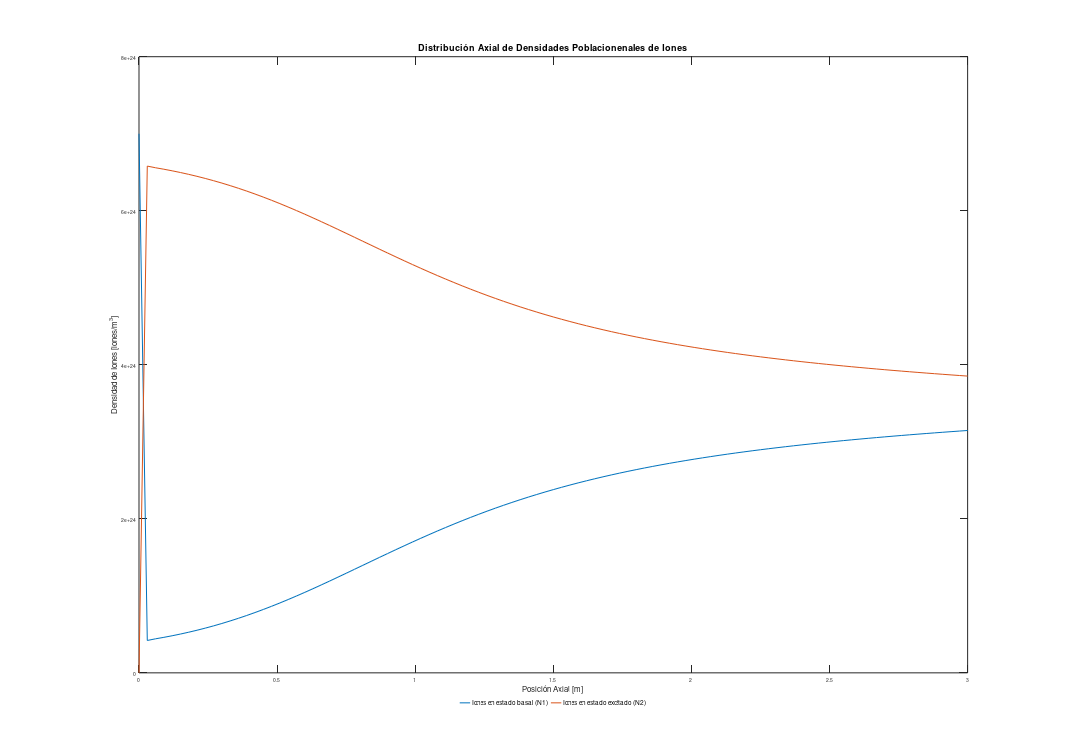

The MATLAB source for this figure:
clear all; close all; clc

set( gcf,'PaperSize',[29.7 21.0], 'PaperPosition',[0 0 29.7 21.0])
% SAVE:
% print -dpdf 'NAME'

% DAT = [lambdas Gain01 lambdas Gain11a frecuencias NF01 NF11a];
load("MatlabSigGains.mat")
load("ModeGainsandNFs.mat")
load("AmplifiedSignals.mat");
load('MatlabEDFA_Pump01.mat');
load('MatlabS01.mat') ; load('MatlabS11_a.mat');

%% GANANCIAS

% figure(1)

% plot(DAT(:,1).*1e9,DAT(:,2), "DisplayName","LP01 - Simulador Matlab" , Color= '#0072BD') ; hold on
% plot(AmplifiedSignals(:,3),fliplr(ModeGainsandNFs(:,2)),"DisplayName","LP01 - VPIPhotonics" , LineStyle="--", Color= '#0072BD' ) ; 
% plot(DAT(:,1).*1e9,DAT(:,4),  "DisplayName","LP11a - Simulador Matlab", "Color", '#D95319' )
% plot(AmplifiedSignals(:,1),fliplr(ModeGainsandNFs(:,6)),"DisplayName","LP11a - VPIPhotonics", LineStyle="--" , Color='#D95319') 
% xlabel('Longitud de Onda [nm]') ; ylabel('Magnitud [dB]') ; title("Ganancia EDFA con Bombeo en LP01") ; 
% legend('Location', 'southoutside','Orientation','horizontal','Box','off')
% 
% DG01 =  abs(DAT(:,2) - fliplr(ModeGainsandNFs(:,2))) ;
% DG11 = abs(DAT(:,4) - fliplr(ModeGainsandNFs(:,6))) ;
%     % Diferencia de Ganancias
% yyaxis right
% ylabel('Diferencia de Ganancias')
% plot(DAT(:,1).*1e9 , DG01 ,  "-o" , DisplayName = "DG - LP01" , Color='#0072BD')
% plot(DAT(:,1).*1e9 , DG11 ,  "-o" , DisplayName = "DG - LP11a" , Color='#D95319')
% ylim([0, 2]) ; grid minor
% 



%% NOISE FIGURE
% figure(2)
% 
% plot(DAT(:,1).*1e9,DAT(:,6), "DisplayName","LP01 - Simulador" , Color= '#0072BD') ; 
% hold on
% plot(AmplifiedSignals(:,1),fliplr(ModeGainsandNFs(:,4)),"DisplayName","LP01 - VPIPhotonics" , LineStyle="--", Color= '#0072BD' ) ; 
% plot(DAT(:,1).*1e9,DAT(:,7),  "DisplayName","LP11a - Simulador", "Color", '#D95319' )
% plot(AmplifiedSignals(:,1),fliplr(ModeGainsandNFs(:,8)),"DisplayName","LP11a - VPIPhotonics", LineStyle="--" , Color='#D95319') 
% xlabel('Longitud de Onda [nm]') ; ylabel('Noise Figure [dB]') ; title("Comparación de NF obtenidas mediante Simulador y VPIphotonics") ; 
% legend('Location', 'southoutside','Orientation','horizontal','Box','off')



% VPISignal(end,1) = VPISignal(end,1)/1e10;
% zVPI = VPISignal(:,1);
% %lambda = DAT(1,1);  % ORDENADOS DE MAYOR A MENOR, IGUAL QE LOS DE VPISIGNAL
% 
% 
% colors = ["#0072BD" , "#D95319" , "#EDB120" , "#7E2F8E" , "#77AC30" , "#4DBEEE" , "#A2142F"];
% 
% for i = 0
%     lambda = DAT(1+i,1);
%     plot(z,S01(1+i,:), "DisplayName",strcat("LP01 - Simulador @", int2str(lambda*1e9) , "nm"), Color= colors(i+1)) ; 
%     hold on
%     plot(zVPI,VPISignal_01(:,1+i),"DisplayName",strcat("LP01 - VPIPhotonics",int2str(lambda*1e9) , "nm" ) , LineStyle="--", Color= colors(i+1) ) ;
% end
% %plot(DAT(:,1).*1e9,DAT(:,7),  "DisplayName","LP11a - Simulador", "Color", '#D95319' )
% %plot(AmplifiedSignals(:,1),fliplr(ModeGainsandNFs(:,8)),"DisplayName","LP11a - VPIPhotonics", LineStyle="--" , Color='#D95319') 
% xlabel('Posición en EDFA [m]') ; ylabel('Potencia [dBm]') ; title("Comparación de Evolución Potencias obtenidas mediante Simulador y VPIphotonics") ; 
% legend('Location', 'southoutside','Orientation','horizontal','Box','off')


%% Propagación

load('VPI_EDFAmm_axialdist.mat') % Bombeo LP01


%               Propagación SEÑAL LP01
% figure(3)
% 
% z = linspace(0,3,length(S01(1,:)));
% zvpi = linspace(0,3,length(vpiedfamm.axialdist.Sig.LP_01(:,1)));
% 
% 
% for i=0:6
%     plot(z , EDFA.Nucleo1.signal.Potencia_dBm.LP_01(1+3*i,:) , "DisplayName", strcat(int2str(DAT(1+3*i,1)*1e9) , " nm")) ; hold on
%     % plot(z , S01(2,:)) 
%     % plot(z , S01(3,:)) 
% end
% set(gca,'ColorOrderIndex',1,'FontSize',13)
% for i=0:6
%     plot(zvpi , vpiedfamm.axialdist.Sig.LP_01(:,1+3*i) , "DisplayName", strcat(int2str(DAT(1+3*i,1)*1e9) , " nm") , LineStyle="--" )
%     % plot(zvpi , vpiedfamm.axialdist.Sig.LP_01(:,2) , LineStyle="--")
%     % plot(zvpi , vpiedfamm.axialdist.Sig.LP_01(:,3) , LineStyle="--")
% end
% legend('Location', 'southoutside','Orientation','horizontal','Box','off', "NumColumns" , 7,'FontSize',13)
% xlabel('Posición Axial [m]','FontSize',16) ; ylabel('Potencia [dBm]','FontSize',16); title('Distribución Axial de la Potencia de Señal LP01','FontSize',18)
% annotation('textbox', [0.04, 0.1595, 0, 0], 'string', 'Matlab','FontSize',13)
% annotation('textbox', [0.04, 0.131, 0, 0], 'string', 'VPIphotonics','FontSize',13)
% % % % SAVE:
% set( gcf,'PaperSize',[29.7 21.0], 'PaperPosition',[0 0 29.7 21.0])
% print -dpdf 'PotenciaSignalPumpLP01'


%               Propagacion SEÑAL LP11

% z = linspace(0,3,length(S01(1,:)));
% zvpi = linspace(0,3,length(vpiedfamm.axialdist.Sig.LP_01(:,1)));
% 
% 
% for i=0:6
%     plot(z , EDFA.Nucleo1.signal.Potencia_dBm.LP_11_a(1+3*i,:) , "DisplayName", strcat(int2str(DAT(1+3*i,1)*1e9) , " nm")) ; hold on
%     % plot(z , S01(2,:)) 
%     % plot(z , S01(3,:)) 
% end
% set(gca,'ColorOrderIndex',1,'FontSize',13)
% for i=0:6
%     plot(zvpi , vpiedfamm.axialdist.Sig.LP_11a(:,1+3*i) , "DisplayName", strcat(int2str(DAT(1+3*i,1)*1e9) , " nm") , LineStyle="--" )
%     % plot(zvpi , vpiedfamm.axialdist.Sig.LP_01(:,2) , LineStyle="--")
%     % plot(zvpi , vpiedfamm.axialdist.Sig.LP_01(:,3) , LineStyle="--")
% end
% legend('Location', 'southoutside','Orientation','horizontal','Box','off', "NumColumns" , 7,'FontSize',13)
% xlabel('Posición Axial [m]','FontSize',16) ; ylabel('Potencia [dBm]','FontSize',16); title('Distribución Axial de la Potencia de Señal LP11a','FontSize',18)
% annotation('textbox', [0.04, 0.1595, 0, 0], 'string', 'Matlab','FontSize',13)
% annotation('textbox', [0.04, 0.131, 0, 0], 'string', 'VPIphotonics','FontSize',13)
% % % % SAVE:
% set( gcf,'PaperSize',[29.7 21.0], 'PaperPosition',[0 0 29.7 21.0])
% print -dpdf 'PotenciaSignal11aPumpLP01'


%               Propagación Bombeo

% z = linspace(0,3,length(S01(1,:)));
% zvpi = linspace(0,3,length(vpiedfamm.axialdist.Sig.LP_01(:,1)));
% 
% set(gca,'ColorOrderIndex',1,'FontSize',13)
% plot(z , EDFA.Nucleo1.pump.Potencia_dBm.LP_01(1,:) , "DisplayName", "Matlab") ; hold on
% 
% plot(zvpi , vpiedfamm.axialdist.Pump(:,1) , "DisplayName", "VPIphotonics" )% ,LineStyle="--" )
% 
% 
% legend('Location', 'southoutside','Orientation','horizontal','Box','off', "NumColumns" , 7,'FontSize',13)
% xlabel('Posición Axial [m]','FontSize',16) ; ylabel('Potencia [dBm]','FontSize',16); title('Distribución Axial de la Potencia de Bombeo LP01','FontSize',18)
% % % % SAVE:
% set( gcf,'PaperSize',[29.7 21.0], 'PaperPosition',[0 0 29.7 21.0])
% print -dpdf 'PotenciaPumpLP01'


%% %               Propagación ASE , OSNR , NF
vpiasePos = [7 , 10 , 13, 17, 20, 22, 25];

Pan = EDFA.Nucleo1.Pan;
Pap = EDFA.Nucleo1.Pap;
z = linspace(0,3,length(S01(1,:)));
zvpi = linspace(0,3,length(vpiedfamm.axialdist.Sig.LP_01(:,1)));

% % % % ASE+ Matlab

% for i=0:6
%     plot(z , Pap.LP_01(1+3*i,:) , "DisplayName", strcat(int2str(DAT(1+3*i,1)*1e9) , " nm")) ; hold on
% end
% ASE+ VPI

% set(gca,'ColorOrderIndex',1,'FontSize',13)
% for i=1:length(vpiasePos)
%     plot(zvpi , vpiedfamm.axialdist.ASE.LP_01(:,vpiasePos(i)) , "DisplayName", strcat(int2str(vpiedfamm.ASElam(1,vpiasePos(i))*1e9) , " nm") , LineStyle="--" )
% end
% 
% maxAseDif = -100000;
% for i = 0:6
%     if maxAseDif < abs( Pap.LP_01(1+3*i,end) - vpiedfamm.axialdist.ASE.LP_01(end,vpiasePos(i+1)) )
%         maxAseDif = abs( Pap.LP_01(1+3*i,end) - vpiedfamm.axialdist.ASE.LP_01(end,vpiasePos(i+1)) ) ;
%         maxdiffLambda = (DAT(1+3*i,1)*1e9);
%     end
% end
% % % % %dB
% for i = 0:6
%     if maxAseDif < abs( 1e-3*10.^(Pap.LP_01(1+3*i,end)) - 1e-3*10.^(vpiedfamm.axialdist.ASE.LP_01(end,vpiasePos(i+1))) )
%         maxAseDifdB = 10*log10( abs( 1e-3*10.^(Pap.LP_01(1+3*i,end)) - 1e-3*10.^(vpiedfamm.axialdist.ASE.LP_01(end,vpiasePos(i+1))) )/1e3) ;
%         maxdiffLambda = (DAT(1+3*i,1)*1e9);
%     end
% end
% 
% legend('Location', 'southoutside','Orientation','horizontal','Box','off', "NumColumns" , 7,'FontSize',13)
% xlabel('Posición Axial [m]','FontSize',16) ; ylabel('Potencia [dBm]','FontSize',16); title('Distribución Axial de la Potencia de Ruido ASE+ en modo LP01','FontSize',18)
% ylim([-60 -10])
% annotation('textbox', [0.04, 0.1595, 0, 0], 'string', 'Matlab','FontSize',13)
% annotation('textbox', [0.04, 0.131, 0, 0], 'string', 'VPIphotonics','FontSize',13)
% % % SAVE:
% set( gcf,'PaperSize',[29.7 21.0], 'PaperPosition',[0 0 29.7 21.0])
% print -dpdf 'PotenciaASEP01Pump01'

    % LP11a

% for i=0:6
%     plot(z , Pap.LP_11_a(1+3*i,:) , "DisplayName", strcat(int2str(DAT(1+3*i,1)*1e9) , " nm")) ; hold on
% end
% % ASE+ VPI
% 
% set(gca,'ColorOrderIndex',1 ,'FontSize',13)
% for i=1:length(vpiasePos)
%     plot(zvpi , vpiedfamm.axialdist.ASE.LP_11a(:,vpiasePos(i)) , "DisplayName", strcat(int2str(vpiedfamm.ASElam(1,vpiasePos(i))*1e9) , " nm") , LineStyle="--" )
% end
% 
% legend('Location', 'southoutside','Orientation','horizontal','Box','off', "NumColumns" , 7,'FontSize',13)
% xlabel('Posición Axial [m]','FontSize',16) ; ylabel('Potencia [dBm]','FontSize',16); title('Distribución Axial de la Potencia de Ruido ASE+ en modo LP11a','FontSize',18)
% ylim([-60 -10])
% 
% maxAseDif = -100000;
% for i = 0:6
%     if maxAseDif < abs( Pap.LP_11_a(1+3*i,end) - vpiedfamm.axialdist.ASE.LP_11a(end,vpiasePos(i+1)) )
%         maxAseDif = abs( Pap.LP_11_a(1+3*i,end) - vpiedfamm.axialdist.ASE.LP_11a(end,vpiasePos(i+1)) ) ;
%         maxdiffLambda = (DAT(1+3*i,1)*1e9);
%     end
% end
% % SAVE:
% set( gcf,'PaperSize',[29.7 21.0], 'PaperPosition',[0 0 29.7 21.0])
% print -dpdf 'PotenciaASEP01+-Pump01'
% annotation('textbox', [0.04, 0.1595, 0, 0], 'string', 'Matlab','FontSize',13)
% annotation('textbox', [0.04, 0.131, 0, 0], 'string', 'VPIphotonics','FontSize',13)
% % % SAVE:
% set( gcf,'PaperSize',[29.7 21.0], 'PaperPosition',[0 0 29.7 21.0])
% print -dpdf 'PotenciaASEP11aPump01'

%               Propagación ASE + -

% Pan = EDFA.Nucleo1.Pan;
% Pap = EDFA.Nucleo1.Pap;
% Pase = EDFA.Nucleo1.Pase;
% 
% z = linspace(0,3,length(S01(1,:)));
% zvpi = linspace(0,3,length(vpiedfamm.axialdist.Sig.LP_01(:,1)));
% 
% % %%    LP01
% % ASE+ Matlab
% for i=0:6
%     plot(z , Pap.LP_01(1+3*i,:) , "DisplayName", strcat(int2str(DAT(1+3*i,1)*1e9) , " nm")) ; hold on
% end
% 
% % ASE- Matlab
% set(gca,'ColorOrderIndex',1,'FontSize',13)
% for i=0:6
%     plot(z , Pan.LP_01(1+3*i,:) , '--' , "DisplayName", strcat(int2str(DAT(1+3*i,1)*1e9) , " nm") ) ; hold on
% end
% 
% legend('Location', 'southoutside','Orientation','horizontal','Box','off', "NumColumns" , 7,'FontSize',13)
% xlabel('Posición Axial [m]','FontSize',16) ; ylabel('Potencia [dBm]','FontSize',16); title('Distribución Axial de Ruido ASE Total en modo LP01','FontSize',18)
% ylim([-60 -10])
% annotation('textbox', [0.1, 0.156, 0, 0], 'string', 'ASE(+)')
% annotation('textbox', [0.1, 0.129, 0, 0], 'string', 'ASE(-)')
% % % SAVE:
% set( gcf,'PaperSize',[29.7 21.0], 'PaperPosition',[0 0 29.7 21.0])
% print -dpdf 'PotenciaASEP01+-Pump01'

% %%    LP11a

% for i=0:6
%     plot(z , Pap.LP_11_a(1+3*i,:) , "DisplayName", strcat(int2str(DAT(1+3*i,1)*1e9) , " nm")) ; hold on
% end
% 
% % ASE- Matlab
% set(gca,'ColorOrderIndex',1,'FontSize',13)
% for i=0:6
%     plot(z , Pan.LP_11_a(1+3*i,:) , '--', "DisplayName", strcat(int2str(DAT(1+3*i,1)*1e9) , " nm") ) ; hold on
% end
% 
% legend('Location', 'southoutside','Orientation','horizontal','Box','off', "NumColumns" , 7,'FontSize',13)
% xlabel('Posición Axial [m]','FontSize',16) ; ylabel('Potencia [dBm]','FontSize',16); title('Distribución Axial de Ruido ASE Total en modo LP11a','FontSize',18)
% ylim([-60 -10])
% annotation('textbox', [0.1, 0.158, 0, 0], 'string', 'ASE(+)')
% annotation('textbox', [0.1, 0.13, 0, 0], 'string', 'ASE(-)')
% % % SAVE:
% set( gcf,'PaperSize',[29.7 21.0], 'PaperPosition',[0 0 29.7 21.0])
% print -dpdf 'PotenciaASEP11a+-Pump01'




% % % NF Y OSNR
% 
% Pan = EDFA.Nucleo1.Pan;
% Pap = EDFA.Nucleo1.Pap;
% Pase = EDFA.Nucleo1.Pase;
% 
% Osnr01Matlab = EDFA.Nucleo1.signal.Potencia_dBm.LP_01 - Pap.LP_01;
% NF01Matlab = Osnr01Matlab(:,2) - Osnr01Matlab(:,end);
% Osnr11aMatlab = EDFA.Nucleo1.signal.Potencia_dBm.LP_11_a - Pap.LP_11_a;
% NF11aMatlab = Osnr11aMatlab(:,2) - Osnr11aMatlab(:,end);
% 
% 
% for i=7:26
%     Osnr01VPI(:,i-6) = vpiedfamm.axialdist.Sig.LP_01(:,i-6) - vpiedfamm.axialdist.ASE.LP_01(:,i);
%     Osnr11aVPI(:,i-6) = vpiedfamm.axialdist.Sig.LP_11a(:,i-6) - vpiedfamm.axialdist.ASE.LP_11a(:,i);
% end
% NF01VPI = Osnr01VPI(2,:) - Osnr01VPI(end,:);
% NF11aVPI = Osnr11aVPI(2,:) - Osnr11aVPI(end,:);
% 
% plot(DAT(:,1).*1e9 , NF01Matlab , "DisplayName" , "Matlab LP01" ) , hold on
% plot(DAT(:,1).*1e9 , NF11aMatlab , "DisplayName" , "MatlabLP11a" )
% 
% set(gca,'ColorOrderIndex',1)
% 
% plot(vpiedfamm.SigLam.*1e9 , NF01VPI , "DisplayName" , "VPIphotonics LP01" , LineStyle="--"  )
% plot(vpiedfamm.SigLam.*1e9 , NF11aVPI , "DisplayName" , "VPIphotonics LP11a" , LineStyle="--"  )
% 
% legend('Location', 'southoutside','Orientation','horizontal','Box','off', "NumColumns" , 2)
% xlabel('Longitud de Onda [nm]') ; ylabel('NF [dB]'); title('Figura de Ruido')
% ylim([8 15])
% 
% max(abs(NF01VPI' - NF01Matlab))
% max(abs(NF11aVPI' - NF11aMatlab))




%% N1 y N2

set(gca,'ColorOrderIndex',1,'FontSize',13)
plot(z,EDFA.Nucleo1.N1 , "DisplayName" , "Iones en estado basal (N1)") ; hold on
plot(z,EDFA.Nucleo1.N2 , "DisplayName" , "Iones en estado excitado (N2)")

legend('Location', 'southoutside','Orientation','horizontal','Box','off', "NumColumns" , 1,'FontSize',13)
xlabel('Posición Axial [m]','FontSize',16) ; ylabel('Densidad de Iones [iones/m^3]','FontSize',16); title('Distribución Axial de Densidades Poblacionenales de Iones','FontSize',18)
print -dpdf 'PoblacionIonesPump01'

%% Cargar resultado vpi.. desde columna ec
% VPISignal = resultadovpipropagacionaxial;
% 
% for i=0:19
%     VPISignal_01(:,i+1) = VPISignal(:,2+4*i)/10e13;
%     VPISignal_11a(:,i+1) = VPISignal(:,4+4*i)/10e13;
% end
% VPISignal_01([1,2],:) = VPISignal_01([1,2],:).*10e13;
% VPISignal_11a([1,2],:) = VPISignal_11a([1,2],:).*10e13;
